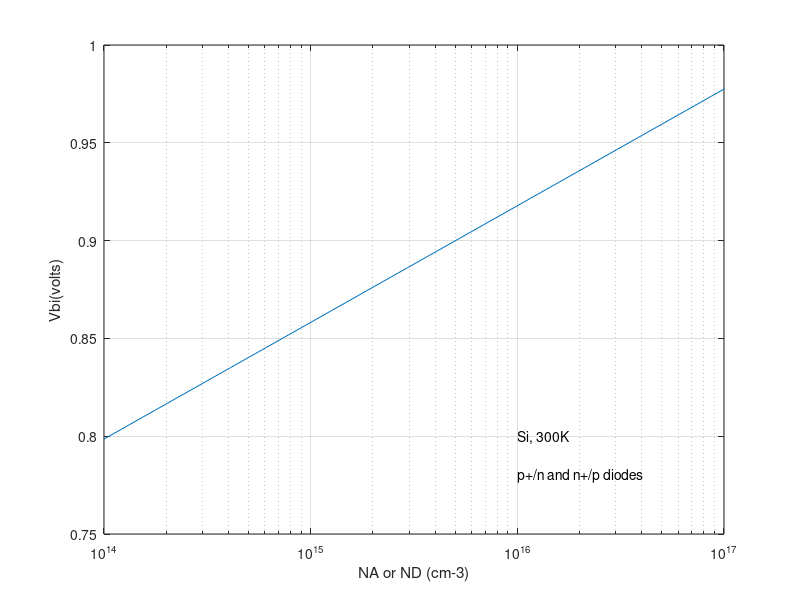

The MATLAB script that drew this image: (Note: this script raises an error after producing the figure.)
clc
%Vbi calculation in doped PN Junction

%Constants
EG = 1.12; %Si
kT =  0.0259; %eV
ni = 10^10; %intrinsic

%10^14/cm^3 <= NA || ND <= 10^17/cm^3
ND = logspace(14,20);
Vbi = EG/2 + kT.*log(ND./ni);

%plotting
close
semilogx(ND,Vbi); grid
axis([1.0e14 1.0e17 0.75 1])
xlabel('NA or ND (cm-3)')
ylabel('Vbi(volts)')
text(1e16,0.8,'Si, 300K')
text(1e16, 0.78,'p+/n and n+/p diodes')
clear
cprintf('_green','-----------------------------')